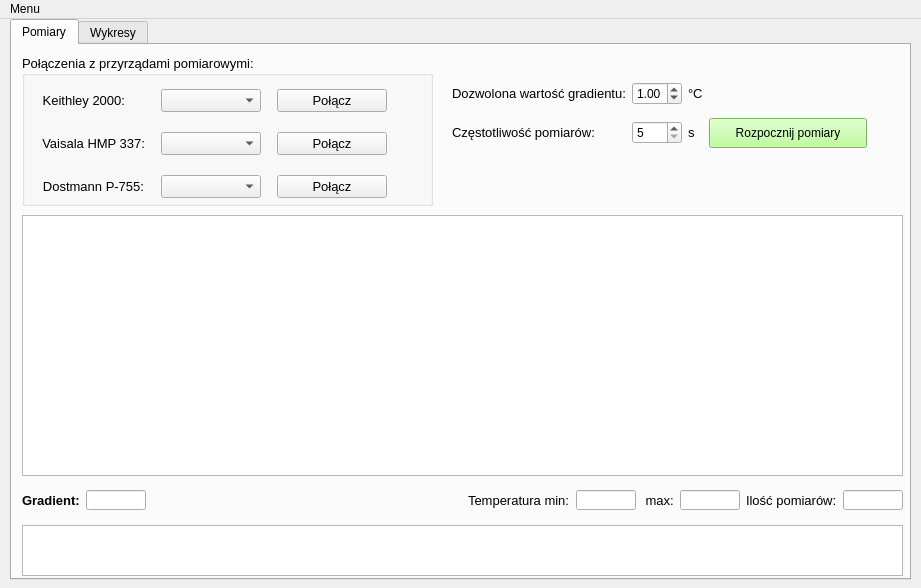
<?xml version="1.0" encoding="UTF-8"?>
<ui version="4.0">
 <class>MainWindow</class>
 <widget class="QMainWindow" name="MainWindow">
  <property name="enabled">
   <bool>true</bool>
  </property>
  <property name="geometry">
   <rect>
    <x>0</x>
    <y>0</y>
    <width>921</width>
    <height>588</height>
   </rect>
  </property>
  <property name="windowTitle">
   <string>Monitor gradientu temperatury</string>
  </property>
  <widget class="QWidget" name="centralwidget">
   <property name="sizePolicy">
    <sizepolicy hsizetype="Maximum" vsizetype="Maximum">
     <horstretch>0</horstretch>
     <verstretch>0</verstretch>
    </sizepolicy>
   </property>
   <widget class="QTabWidget" name="tabWidget">
    <property name="enabled">
     <bool>true</bool>
    </property>
    <property name="geometry">
     <rect>
      <x>10</x>
      <y>0</y>
      <width>901</width>
      <height>561</height>
     </rect>
    </property>
    <property name="font">
     <font>
      <pointsize>9</pointsize>
      <weight>50</weight>
      <bold>false</bold>
     </font>
    </property>
    <property name="tabPosition">
     <enum>QTabWidget::North</enum>
    </property>
    <property name="currentIndex">
     <number>0</number>
    </property>
    <property name="documentMode">
     <bool>false</bool>
    </property>
    <property name="tabsClosable">
     <bool>false</bool>
    </property>
    <widget class="QWidget" name="tabPomiary">
     <attribute name="title">
      <string>Pomiary</string>
     </attribute>
     <widget class="QTableView" name="tableView">
      <property name="geometry">
       <rect>
        <x>10</x>
        <y>170</y>
        <width>881</width>
        <height>261</height>
       </rect>
      </property>
     </widget>
     <widget class="QSplitter" name="splitter">
      <property name="geometry">
       <rect>
        <x>-10</x>
        <y>-10</y>
        <width>0</width>
        <height>0</height>
       </rect>
      </property>
      <property name="orientation">
       <enum>Qt::Horizontal</enum>
      </property>
     </widget>
     <widget class="QListWidget" name="logList">
      <property name="geometry">
       <rect>
        <x>10</x>
        <y>480</y>
        <width>881</width>
        <height>51</height>
       </rect>
      </property>
      <property name="sizePolicy">
       <sizepolicy hsizetype="Expanding" vsizetype="Maximum">
        <horstretch>0</horstretch>
        <verstretch>0</verstretch>
       </sizepolicy>
      </property>
      <property name="maximumSize">
       <size>
        <width>16777215</width>
        <height>55</height>
       </size>
      </property>
     </widget>
     <widget class="QWidget" name="gridLayoutWidget_4">
      <property name="geometry">
       <rect>
        <x>440</x>
        <y>30</y>
        <width>441</width>
        <height>80</height>
       </rect>
      </property>
      <layout class="QGridLayout" name="gridLayout_6">
       <item row="1" column="1">
        <widget class="QSpinBox" name="spinBox">
         <property name="enabled">
          <bool>true</bool>
         </property>
         <property name="maximumSize">
          <size>
           <width>50</width>
           <height>23</height>
          </size>
         </property>
         <property name="minimum">
          <number>5</number>
         </property>
         <property name="maximum">
          <number>180</number>
         </property>
        </widget>
       </item>
       <item row="0" column="2">
        <widget class="QLabel" name="label_17">
         <property name="sizePolicy">
          <sizepolicy hsizetype="Maximum" vsizetype="Maximum">
           <horstretch>0</horstretch>
           <verstretch>0</verstretch>
          </sizepolicy>
         </property>
         <property name="font">
          <font>
           <pointsize>10</pointsize>
           <weight>50</weight>
           <bold>false</bold>
          </font>
         </property>
         <property name="frameShadow">
          <enum>QFrame::Plain</enum>
         </property>
         <property name="text">
          <string>°C</string>
         </property>
        </widget>
       </item>
       <item row="1" column="0">
        <widget class="QLabel" name="label_18">
         <property name="sizePolicy">
          <sizepolicy hsizetype="Maximum" vsizetype="Maximum">
           <horstretch>0</horstretch>
           <verstretch>0</verstretch>
          </sizepolicy>
         </property>
         <property name="font">
          <font>
           <pointsize>10</pointsize>
           <weight>50</weight>
           <bold>false</bold>
          </font>
         </property>
         <property name="autoFillBackground">
          <bool>false</bool>
         </property>
         <property name="frameShadow">
          <enum>QFrame::Plain</enum>
         </property>
         <property name="text">
          <string>Częstotliwość pomiarów:</string>
         </property>
         <property name="alignment">
          <set>Qt::AlignLeading|Qt::AlignLeft|Qt::AlignVCenter</set>
         </property>
        </widget>
       </item>
       <item row="1" column="4">
        <widget class="QLabel" name="measureStatusLedLabel">
         <property name="maximumSize">
          <size>
           <width>20</width>
           <height>20</height>
          </size>
         </property>
         <property name="text">
          <string/>
         </property>
         <property name="pixmap">
          <pixmap resource="resources.qrc">:/icons/led-red-on.png</pixmap>
         </property>
         <property name="scaledContents">
          <bool>true</bool>
         </property>
        </widget>
       </item>
       <item row="1" column="2">
        <widget class="QLabel" name="label_19">
         <property name="sizePolicy">
          <sizepolicy hsizetype="Maximum" vsizetype="Maximum">
           <horstretch>0</horstretch>
           <verstretch>0</verstretch>
          </sizepolicy>
         </property>
         <property name="font">
          <font>
           <pointsize>10</pointsize>
           <weight>50</weight>
           <bold>false</bold>
          </font>
         </property>
         <property name="frameShadow">
          <enum>QFrame::Plain</enum>
         </property>
         <property name="text">
          <string>s</string>
         </property>
        </widget>
       </item>
       <item row="1" column="3">
        <widget class="QPushButton" name="MeasureBtn">
         <property name="sizePolicy">
          <sizepolicy hsizetype="Minimum" vsizetype="Minimum">
           <horstretch>0</horstretch>
           <verstretch>0</verstretch>
          </sizepolicy>
         </property>
         <property name="minimumSize">
          <size>
           <width>20</width>
           <height>30</height>
          </size>
         </property>
         <property name="autoFillBackground">
          <bool>false</bool>
         </property>
         <property name="styleSheet">
          <string notr="true">background-color: rgb(170, 255, 127);</string>
         </property>
         <property name="text">
          <string>Rozpocznij pomiary</string>
         </property>
        </widget>
       </item>
       <item row="0" column="0">
        <widget class="QLabel" name="label_20">
         <property name="sizePolicy">
          <sizepolicy hsizetype="Maximum" vsizetype="Maximum">
           <horstretch>0</horstretch>
           <verstretch>0</verstretch>
          </sizepolicy>
         </property>
         <property name="font">
          <font>
           <pointsize>10</pointsize>
           <weight>50</weight>
           <bold>false</bold>
          </font>
         </property>
         <property name="frameShadow">
          <enum>QFrame::Plain</enum>
         </property>
         <property name="text">
          <string>Dozwolona wartość gradientu:</string>
         </property>
        </widget>
       </item>
       <item row="0" column="1">
        <widget class="QDoubleSpinBox" name="maxAllowedGradSpinBox">
         <property name="minimumSize">
          <size>
           <width>0</width>
           <height>23</height>
          </size>
         </property>
         <property name="maximumSize">
          <size>
           <width>50</width>
           <height>23</height>
          </size>
         </property>
         <property name="frame">
          <bool>true</bool>
         </property>
         <property name="correctionMode">
          <enum>QAbstractSpinBox::CorrectToNearestValue</enum>
         </property>
         <property name="singleStep">
          <double>0.100000000000000</double>
         </property>
         <property name="value">
          <double>1.000000000000000</double>
         </property>
        </widget>
       </item>
      </layout>
     </widget>
     <widget class="QGroupBox" name="groupBox">
      <property name="geometry">
       <rect>
        <x>10</x>
        <y>10</y>
        <width>411</width>
        <height>151</height>
       </rect>
      </property>
      <property name="font">
       <font>
        <pointsize>10</pointsize>
       </font>
      </property>
      <property name="title">
       <string>Połączenia z przyrządami pomiarowymi:</string>
      </property>
      <widget class="QWidget" name="gridLayoutWidget_2">
       <property name="geometry">
        <rect>
         <x>10</x>
         <y>20</y>
         <width>401</width>
         <height>138</height>
        </rect>
       </property>
       <layout class="QGridLayout" name="gridLayout_2">
        <item row="2" column="3">
         <widget class="QLabel" name="LedTempStatusLabel">
          <property name="sizePolicy">
           <sizepolicy hsizetype="Preferred" vsizetype="Fixed">
            <horstretch>0</horstretch>
            <verstretch>0</verstretch>
           </sizepolicy>
          </property>
          <property name="maximumSize">
           <size>
            <width>20</width>
            <height>20</height>
           </size>
          </property>
          <property name="text">
           <string/>
          </property>
          <property name="pixmap">
           <pixmap resource="resources.qrc">:/icons/led-red-on.png</pixmap>
          </property>
          <property name="scaledContents">
           <bool>true</bool>
          </property>
          <property name="alignment">
           <set>Qt::AlignCenter</set>
          </property>
         </widget>
        </item>
        <item row="2" column="1">
         <widget class="QComboBox" name="PortListTempComboBox">
          <property name="sizePolicy">
           <sizepolicy hsizetype="Expanding" vsizetype="Expanding">
            <horstretch>0</horstretch>
            <verstretch>0</verstretch>
           </sizepolicy>
          </property>
          <property name="minimumSize">
           <size>
            <width>100</width>
            <height>23</height>
           </size>
          </property>
          <property name="maximumSize">
           <size>
            <width>100</width>
            <height>23</height>
           </size>
          </property>
         </widget>
        </item>
        <item row="1" column="3">
         <widget class="QLabel" name="LedRHStatusLabel">
          <property name="sizePolicy">
           <sizepolicy hsizetype="Preferred" vsizetype="Fixed">
            <horstretch>0</horstretch>
            <verstretch>0</verstretch>
           </sizepolicy>
          </property>
          <property name="maximumSize">
           <size>
            <width>20</width>
            <height>20</height>
           </size>
          </property>
          <property name="text">
           <string/>
          </property>
          <property name="pixmap">
           <pixmap resource="resources.qrc">:/icons/led-red-on.png</pixmap>
          </property>
          <property name="scaledContents">
           <bool>true</bool>
          </property>
          <property name="alignment">
           <set>Qt::AlignCenter</set>
          </property>
         </widget>
        </item>
        <item row="1" column="1">
         <widget class="QComboBox" name="PortListRHComboBox">
          <property name="sizePolicy">
           <sizepolicy hsizetype="Expanding" vsizetype="Expanding">
            <horstretch>0</horstretch>
            <verstretch>0</verstretch>
           </sizepolicy>
          </property>
          <property name="minimumSize">
           <size>
            <width>0</width>
            <height>23</height>
           </size>
          </property>
          <property name="maximumSize">
           <size>
            <width>100</width>
            <height>23</height>
           </size>
          </property>
         </widget>
        </item>
        <item row="0" column="1">
         <widget class="QComboBox" name="PortListGradComboBox">
          <property name="sizePolicy">
           <sizepolicy hsizetype="Expanding" vsizetype="Expanding">
            <horstretch>0</horstretch>
            <verstretch>0</verstretch>
           </sizepolicy>
          </property>
          <property name="minimumSize">
           <size>
            <width>100</width>
            <height>23</height>
           </size>
          </property>
          <property name="maximumSize">
           <size>
            <width>0</width>
            <height>23</height>
           </size>
          </property>
         </widget>
        </item>
        <item row="1" column="0">
         <widget class="QLabel" name="label_5">
          <property name="sizePolicy">
           <sizepolicy hsizetype="Maximum" vsizetype="Maximum">
            <horstretch>0</horstretch>
            <verstretch>0</verstretch>
           </sizepolicy>
          </property>
          <property name="font">
           <font>
            <pointsize>10</pointsize>
            <weight>50</weight>
            <bold>false</bold>
           </font>
          </property>
          <property name="text">
           <string>Vaisala HMP 337:</string>
          </property>
          <property name="alignment">
           <set>Qt::AlignRight|Qt::AlignTrailing|Qt::AlignVCenter</set>
          </property>
         </widget>
        </item>
        <item row="0" column="0">
         <widget class="QLabel" name="label_7">
          <property name="sizePolicy">
           <sizepolicy hsizetype="Maximum" vsizetype="Maximum">
            <horstretch>0</horstretch>
            <verstretch>0</verstretch>
           </sizepolicy>
          </property>
          <property name="font">
           <font>
            <pointsize>10</pointsize>
            <weight>50</weight>
            <bold>false</bold>
           </font>
          </property>
          <property name="text">
           <string>Keithley 2000:</string>
          </property>
          <property name="alignment">
           <set>Qt::AlignRight|Qt::AlignTrailing|Qt::AlignVCenter</set>
          </property>
         </widget>
        </item>
        <item row="2" column="2">
         <widget class="QPushButton" name="ConnectTempBtn">
          <property name="sizePolicy">
           <sizepolicy hsizetype="Fixed" vsizetype="Fixed">
            <horstretch>0</horstretch>
            <verstretch>0</verstretch>
           </sizepolicy>
          </property>
          <property name="minimumSize">
           <size>
            <width>0</width>
            <height>0</height>
           </size>
          </property>
          <property name="maximumSize">
           <size>
            <width>110</width>
            <height>25</height>
           </size>
          </property>
          <property name="baseSize">
           <size>
            <width>0</width>
            <height>0</height>
           </size>
          </property>
          <property name="text">
           <string>Połącz</string>
          </property>
         </widget>
        </item>
        <item row="0" column="2">
         <widget class="QPushButton" name="ConnectGradBtn">
          <property name="sizePolicy">
           <sizepolicy hsizetype="Fixed" vsizetype="Fixed">
            <horstretch>0</horstretch>
            <verstretch>0</verstretch>
           </sizepolicy>
          </property>
          <property name="minimumSize">
           <size>
            <width>0</width>
            <height>0</height>
           </size>
          </property>
          <property name="maximumSize">
           <size>
            <width>110</width>
            <height>25</height>
           </size>
          </property>
          <property name="baseSize">
           <size>
            <width>0</width>
            <height>0</height>
           </size>
          </property>
          <property name="text">
           <string>Połącz</string>
          </property>
         </widget>
        </item>
        <item row="0" column="3">
         <widget class="QLabel" name="LedGradStatusLabel">
          <property name="sizePolicy">
           <sizepolicy hsizetype="Preferred" vsizetype="Fixed">
            <horstretch>0</horstretch>
            <verstretch>0</verstretch>
           </sizepolicy>
          </property>
          <property name="maximumSize">
           <size>
            <width>20</width>
            <height>20</height>
           </size>
          </property>
          <property name="text">
           <string/>
          </property>
          <property name="pixmap">
           <pixmap resource="resources.qrc">:/icons/led-red-on.png</pixmap>
          </property>
          <property name="scaledContents">
           <bool>true</bool>
          </property>
          <property name="alignment">
           <set>Qt::AlignCenter</set>
          </property>
         </widget>
        </item>
        <item row="2" column="0">
         <widget class="QLabel" name="label_10">
          <property name="sizePolicy">
           <sizepolicy hsizetype="Maximum" vsizetype="Maximum">
            <horstretch>0</horstretch>
            <verstretch>0</verstretch>
           </sizepolicy>
          </property>
          <property name="font">
           <font>
            <pointsize>10</pointsize>
            <weight>50</weight>
            <bold>false</bold>
           </font>
          </property>
          <property name="text">
           <string>Dostmann P-755:</string>
          </property>
          <property name="alignment">
           <set>Qt::AlignRight|Qt::AlignTrailing|Qt::AlignVCenter</set>
          </property>
         </widget>
        </item>
        <item row="1" column="2">
         <widget class="QPushButton" name="ConnectRHBtn">
          <property name="sizePolicy">
           <sizepolicy hsizetype="Fixed" vsizetype="Fixed">
            <horstretch>0</horstretch>
            <verstretch>0</verstretch>
           </sizepolicy>
          </property>
          <property name="minimumSize">
           <size>
            <width>0</width>
            <height>0</height>
           </size>
          </property>
          <property name="maximumSize">
           <size>
            <width>110</width>
            <height>25</height>
           </size>
          </property>
          <property name="baseSize">
           <size>
            <width>0</width>
            <height>0</height>
           </size>
          </property>
          <property name="text">
           <string>Połącz</string>
          </property>
         </widget>
        </item>
       </layout>
      </widget>
     </widget>
     <widget class="QWidget" name="horizontalLayoutWidget_2">
      <property name="geometry">
       <rect>
        <x>10</x>
        <y>440</y>
        <width>881</width>
        <height>31</height>
       </rect>
      </property>
      <layout class="QHBoxLayout" name="horizontalLayout_6">
       <item>
        <widget class="QLabel" name="label_11">
         <property name="sizePolicy">
          <sizepolicy hsizetype="Maximum" vsizetype="Maximum">
           <horstretch>0</horstretch>
           <verstretch>0</verstretch>
          </sizepolicy>
         </property>
         <property name="font">
          <font>
           <pointsize>10</pointsize>
           <weight>75</weight>
           <bold>true</bold>
          </font>
         </property>
         <property name="text">
          <string>Gradient:</string>
         </property>
        </widget>
       </item>
       <item>
        <widget class="QLineEdit" name="gradLineEdit">
         <property name="sizePolicy">
          <sizepolicy hsizetype="Fixed" vsizetype="Fixed">
           <horstretch>0</horstretch>
           <verstretch>0</verstretch>
          </sizepolicy>
         </property>
         <property name="maximumSize">
          <size>
           <width>60</width>
           <height>20</height>
          </size>
         </property>
         <property name="font">
          <font>
           <pointsize>10</pointsize>
          </font>
         </property>
         <property name="readOnly">
          <bool>true</bool>
         </property>
        </widget>
       </item>
       <item>
        <spacer name="horizontalSpacer">
         <property name="orientation">
          <enum>Qt::Horizontal</enum>
         </property>
         <property name="sizeHint" stdset="0">
          <size>
           <width>40</width>
           <height>20</height>
          </size>
         </property>
        </spacer>
       </item>
       <item>
        <widget class="QLabel" name="label_12">
         <property name="sizePolicy">
          <sizepolicy hsizetype="Maximum" vsizetype="Maximum">
           <horstretch>0</horstretch>
           <verstretch>0</verstretch>
          </sizepolicy>
         </property>
         <property name="font">
          <font>
           <pointsize>10</pointsize>
           <weight>50</weight>
           <bold>false</bold>
          </font>
         </property>
         <property name="text">
          <string>Temperatura min:</string>
         </property>
        </widget>
       </item>
       <item>
        <widget class="QLineEdit" name="minTempLineEdit">
         <property name="sizePolicy">
          <sizepolicy hsizetype="Fixed" vsizetype="Fixed">
           <horstretch>0</horstretch>
           <verstretch>0</verstretch>
          </sizepolicy>
         </property>
         <property name="maximumSize">
          <size>
           <width>60</width>
           <height>20</height>
          </size>
         </property>
         <property name="font">
          <font>
           <pointsize>10</pointsize>
          </font>
         </property>
         <property name="readOnly">
          <bool>true</bool>
         </property>
        </widget>
       </item>
       <item>
        <widget class="QLabel" name="label_21">
         <property name="sizePolicy">
          <sizepolicy hsizetype="Maximum" vsizetype="Maximum">
           <horstretch>0</horstretch>
           <verstretch>0</verstretch>
          </sizepolicy>
         </property>
         <property name="font">
          <font>
           <pointsize>10</pointsize>
           <weight>50</weight>
           <bold>false</bold>
          </font>
         </property>
         <property name="text">
          <string> max:</string>
         </property>
        </widget>
       </item>
       <item>
        <widget class="QLineEdit" name="maxTempLineEdit">
         <property name="sizePolicy">
          <sizepolicy hsizetype="Fixed" vsizetype="Fixed">
           <horstretch>0</horstretch>
           <verstretch>0</verstretch>
          </sizepolicy>
         </property>
         <property name="maximumSize">
          <size>
           <width>60</width>
           <height>20</height>
          </size>
         </property>
         <property name="font">
          <font>
           <pointsize>10</pointsize>
          </font>
         </property>
         <property name="readOnly">
          <bool>true</bool>
         </property>
        </widget>
       </item>
       <item>
        <widget class="QLabel" name="label_13">
         <property name="sizePolicy">
          <sizepolicy hsizetype="Maximum" vsizetype="Maximum">
           <horstretch>0</horstretch>
           <verstretch>0</verstretch>
          </sizepolicy>
         </property>
         <property name="font">
          <font>
           <pointsize>10</pointsize>
           <weight>50</weight>
           <bold>false</bold>
          </font>
         </property>
         <property name="text">
          <string>Ilość pomiarów:</string>
         </property>
        </widget>
       </item>
       <item>
        <widget class="QLineEdit" name="countMeasLineEdit">
         <property name="sizePolicy">
          <sizepolicy hsizetype="Fixed" vsizetype="Fixed">
           <horstretch>0</horstretch>
           <verstretch>0</verstretch>
          </sizepolicy>
         </property>
         <property name="maximumSize">
          <size>
           <width>60</width>
           <height>20</height>
          </size>
         </property>
         <property name="font">
          <font>
           <pointsize>10</pointsize>
          </font>
         </property>
         <property name="readOnly">
          <bool>true</bool>
         </property>
        </widget>
       </item>
      </layout>
     </widget>
    </widget>
    <widget class="QWidget" name="tabWykresy">
     <property name="enabled">
      <bool>false</bool>
     </property>
     <attribute name="title">
      <string>Wykresy</string>
     </attribute>
     <widget class="QWidget" name="widget" native="true">
      <property name="geometry">
       <rect>
        <x>10</x>
        <y>10</y>
        <width>431</width>
        <height>291</height>
       </rect>
      </property>
      <widget class="QTextBrowser" name="textBrowser_2">
       <property name="geometry">
        <rect>
         <x>70</x>
         <y>40</y>
         <width>341</width>
         <height>192</height>
        </rect>
       </property>
       <property name="html">
        <string>&lt;!DOCTYPE HTML PUBLIC &quot;-//W3C//DTD HTML 4.0//EN&quot; &quot;http://www.w3.org/TR/REC-html40/strict.dtd&quot;&gt;
&lt;html&gt;&lt;head&gt;&lt;meta name=&quot;qrichtext&quot; content=&quot;1&quot; /&gt;&lt;style type=&quot;text/css&quot;&gt;
p, li { white-space: pre-wrap; }
&lt;/style&gt;&lt;/head&gt;&lt;body style=&quot; font-family:'MS Shell Dlg 2'; font-size:9pt; font-weight:400; font-style:normal;&quot;&gt;
&lt;p style=&quot; margin-top:0px; margin-bottom:0px; margin-left:0px; margin-right:0px; -qt-block-indent:0; text-indent:0px;&quot;&gt;&lt;span style=&quot; font-style:italic;&quot;&gt;Comming soon...&lt;/span&gt;&lt;/p&gt;&lt;/body&gt;&lt;/html&gt;</string>
       </property>
      </widget>
      <widget class="QComboBox" name="PlotTimeComboBox">
       <property name="geometry">
        <rect>
         <x>70</x>
         <y>250</y>
         <width>69</width>
         <height>22</height>
        </rect>
       </property>
      </widget>
     </widget>
     <widget class="QWidget" name="verticalLayoutWidget">
      <property name="geometry">
       <rect>
        <x>440</x>
        <y>-20</y>
        <width>401</width>
        <height>191</height>
       </rect>
      </property>
      <layout class="QVBoxLayout" name="mplvl"/>
     </widget>
     <widget class="QTextBrowser" name="textBrowser">
      <property name="geometry">
       <rect>
        <x>80</x>
        <y>290</y>
        <width>341</width>
        <height>192</height>
       </rect>
      </property>
      <property name="html">
       <string>&lt;!DOCTYPE HTML PUBLIC &quot;-//W3C//DTD HTML 4.0//EN&quot; &quot;http://www.w3.org/TR/REC-html40/strict.dtd&quot;&gt;
&lt;html&gt;&lt;head&gt;&lt;meta name=&quot;qrichtext&quot; content=&quot;1&quot; /&gt;&lt;style type=&quot;text/css&quot;&gt;
p, li { white-space: pre-wrap; }
&lt;/style&gt;&lt;/head&gt;&lt;body style=&quot; font-family:'MS Shell Dlg 2'; font-size:9pt; font-weight:400; font-style:normal;&quot;&gt;
&lt;p style=&quot; margin-top:0px; margin-bottom:0px; margin-left:0px; margin-right:0px; -qt-block-indent:0; text-indent:0px;&quot;&gt;&lt;span style=&quot; font-style:italic;&quot;&gt;Comming soon...&lt;/span&gt;&lt;/p&gt;&lt;/body&gt;&lt;/html&gt;</string>
      </property>
     </widget>
    </widget>
   </widget>
  </widget>
  <widget class="QMenuBar" name="menubar">
   <property name="geometry">
    <rect>
     <x>0</x>
     <y>0</y>
     <width>921</width>
     <height>21</height>
    </rect>
   </property>
   <widget class="QMenu" name="menuMenu">
    <property name="title">
     <string>Menu</string>
    </property>
    <addaction name="refreshMenu"/>
    <addaction name="actionZapiszDane"/>
   </widget>
   <addaction name="menuMenu"/>
  </widget>
  <action name="refreshMenu">
   <property name="text">
    <string>Odśwież listę portów COM</string>
   </property>
  </action>
  <action name="actionZapiszDane">
   <property name="checkable">
    <bool>false</bool>
   </property>
   <property name="text">
    <string>Zapisz dane pomiarowe...</string>
   </property>
   <property name="shortcut">
    <string>Ctrl+S</string>
   </property>
  </action>
  <action name="actionJeszcze_bardziej_inne_nic">
   <property name="text">
    <string>Jeszcze bardziej inne nic</string>
   </property>
  </action>
 </widget>
 <resources>
  <include location="resources.qrc"/>
 </resources>
 <connections/>
</ui>
